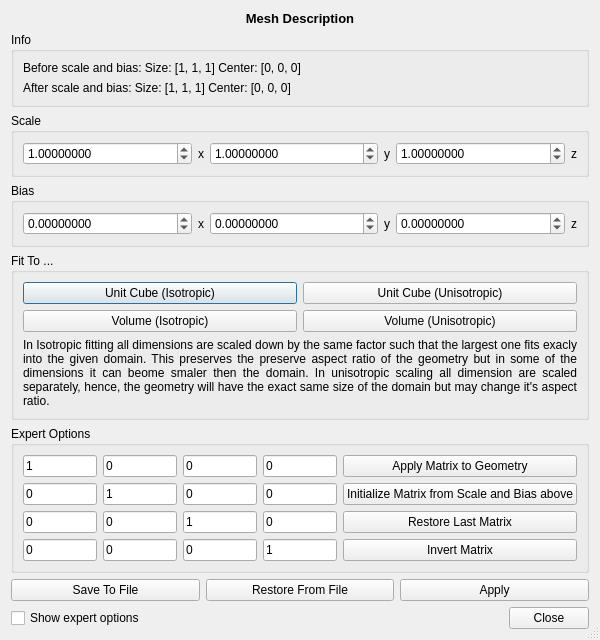
<?xml version="1.0" encoding="UTF-8"?>
<ui version="4.0">
 <class>ScaleAndBiasDlg</class>
 <widget class="QDialog" name="ScaleAndBiasDlg">
  <property name="windowModality">
   <enum>Qt::WindowModal</enum>
  </property>
  <property name="geometry">
   <rect>
    <x>0</x>
    <y>0</y>
    <width>457</width>
    <height>631</height>
   </rect>
  </property>
  <property name="contextMenuPolicy">
   <enum>Qt::DefaultContextMenu</enum>
  </property>
  <property name="windowTitle">
   <string>Mesh Transform</string>
  </property>
  <property name="sizeGripEnabled">
   <bool>true</bool>
  </property>
  <property name="modal">
   <bool>true</bool>
  </property>
  <layout class="QVBoxLayout" name="verticalLayout">
   <item>
    <widget class="QLabel" name="label_meshDesc">
     <property name="sizePolicy">
      <sizepolicy hsizetype="Preferred" vsizetype="Fixed">
       <horstretch>0</horstretch>
       <verstretch>0</verstretch>
      </sizepolicy>
     </property>
     <property name="font">
      <font>
       <pointsize>10</pointsize>
       <weight>75</weight>
       <bold>true</bold>
      </font>
     </property>
     <property name="text">
      <string>Mesh Description</string>
     </property>
     <property name="alignment">
      <set>Qt::AlignCenter</set>
     </property>
    </widget>
   </item>
   <item>
    <widget class="QGroupBox" name="groupBox_2">
     <property name="title">
      <string>Info</string>
     </property>
     <layout class="QVBoxLayout" name="verticalLayout_2">
      <item>
       <widget class="QLabel" name="label_currentDim">
        <property name="text">
         <string>Before scale and bias: Size: [1, 1, 1] Center: [0, 0, 0]</string>
        </property>
       </widget>
      </item>
      <item>
       <widget class="QLabel" name="label_targetDim">
        <property name="text">
         <string>After scale and bias: Size: [1, 1, 1] Center: [0, 0, 0]</string>
        </property>
       </widget>
      </item>
     </layout>
    </widget>
   </item>
   <item>
    <widget class="QGroupBox" name="groupBox_Scale">
     <property name="title">
      <string>Scale</string>
     </property>
     <layout class="QHBoxLayout" name="horizontalLayout">
      <item>
       <widget class="QDoubleSpinBox" name="doubleSpinBox_Sx">
        <property name="decimals">
         <number>8</number>
        </property>
        <property name="minimum">
         <double>-999999999.000000000000000</double>
        </property>
        <property name="maximum">
         <double>999999999.000000000000000</double>
        </property>
        <property name="value">
         <double>1.000000000000000</double>
        </property>
       </widget>
      </item>
      <item>
       <widget class="QLabel" name="label_7">
        <property name="sizePolicy">
         <sizepolicy hsizetype="Fixed" vsizetype="Preferred">
          <horstretch>0</horstretch>
          <verstretch>0</verstretch>
         </sizepolicy>
        </property>
        <property name="text">
         <string>x</string>
        </property>
       </widget>
      </item>
      <item>
       <widget class="QDoubleSpinBox" name="doubleSpinBox_Sy">
        <property name="decimals">
         <number>8</number>
        </property>
        <property name="minimum">
         <double>-999999999.000000000000000</double>
        </property>
        <property name="maximum">
         <double>999999999.000000000000000</double>
        </property>
        <property name="value">
         <double>1.000000000000000</double>
        </property>
       </widget>
      </item>
      <item>
       <widget class="QLabel" name="label_6">
        <property name="sizePolicy">
         <sizepolicy hsizetype="Fixed" vsizetype="Preferred">
          <horstretch>0</horstretch>
          <verstretch>0</verstretch>
         </sizepolicy>
        </property>
        <property name="text">
         <string>y</string>
        </property>
       </widget>
      </item>
      <item>
       <widget class="QDoubleSpinBox" name="doubleSpinBox_Sz">
        <property name="decimals">
         <number>8</number>
        </property>
        <property name="minimum">
         <double>-999999999.000000000000000</double>
        </property>
        <property name="maximum">
         <double>999999999.000000000000000</double>
        </property>
        <property name="value">
         <double>1.000000000000000</double>
        </property>
       </widget>
      </item>
      <item>
       <widget class="QLabel" name="label_8">
        <property name="sizePolicy">
         <sizepolicy hsizetype="Fixed" vsizetype="Preferred">
          <horstretch>0</horstretch>
          <verstretch>0</verstretch>
         </sizepolicy>
        </property>
        <property name="text">
         <string>z</string>
        </property>
       </widget>
      </item>
     </layout>
    </widget>
   </item>
   <item>
    <widget class="QGroupBox" name="groupBox">
     <property name="title">
      <string>Bias</string>
     </property>
     <layout class="QHBoxLayout" name="horizontalLayout_2">
      <item>
       <widget class="QDoubleSpinBox" name="doubleSpinBox_Bx">
        <property name="decimals">
         <number>8</number>
        </property>
        <property name="minimum">
         <double>-999999999.000000000000000</double>
        </property>
        <property name="maximum">
         <double>999999999.000000000000000</double>
        </property>
        <property name="value">
         <double>0.000000000000000</double>
        </property>
       </widget>
      </item>
      <item>
       <widget class="QLabel" name="label_4">
        <property name="sizePolicy">
         <sizepolicy hsizetype="Fixed" vsizetype="Preferred">
          <horstretch>0</horstretch>
          <verstretch>0</verstretch>
         </sizepolicy>
        </property>
        <property name="text">
         <string>x</string>
        </property>
       </widget>
      </item>
      <item>
       <widget class="QDoubleSpinBox" name="doubleSpinBox_By">
        <property name="decimals">
         <number>8</number>
        </property>
        <property name="minimum">
         <double>-999999999.000000000000000</double>
        </property>
        <property name="maximum">
         <double>999999999.000000000000000</double>
        </property>
        <property name="value">
         <double>0.000000000000000</double>
        </property>
       </widget>
      </item>
      <item>
       <widget class="QLabel" name="label_5">
        <property name="sizePolicy">
         <sizepolicy hsizetype="Fixed" vsizetype="Preferred">
          <horstretch>0</horstretch>
          <verstretch>0</verstretch>
         </sizepolicy>
        </property>
        <property name="text">
         <string>y</string>
        </property>
       </widget>
      </item>
      <item>
       <widget class="QDoubleSpinBox" name="doubleSpinBox_Bz">
        <property name="decimals">
         <number>8</number>
        </property>
        <property name="minimum">
         <double>-999999999.000000000000000</double>
        </property>
        <property name="maximum">
         <double>999999999.000000000000000</double>
        </property>
        <property name="value">
         <double>0.000000000000000</double>
        </property>
       </widget>
      </item>
      <item>
       <widget class="QLabel" name="label_3">
        <property name="sizePolicy">
         <sizepolicy hsizetype="Fixed" vsizetype="Preferred">
          <horstretch>0</horstretch>
          <verstretch>0</verstretch>
         </sizepolicy>
        </property>
        <property name="text">
         <string>z</string>
        </property>
       </widget>
      </item>
     </layout>
    </widget>
   </item>
   <item>
    <widget class="QGroupBox" name="groupBox_Fit">
     <property name="title">
      <string>Fit To ...</string>
     </property>
     <layout class="QVBoxLayout" name="verticalLayout_3">
      <item>
       <widget class="QFrame" name="frame_4">
        <property name="frameShape">
         <enum>QFrame::NoFrame</enum>
        </property>
        <property name="frameShadow">
         <enum>QFrame::Raised</enum>
        </property>
        <property name="lineWidth">
         <number>0</number>
        </property>
        <layout class="QHBoxLayout" name="horizontalLayout_5">
         <property name="margin">
          <number>0</number>
         </property>
         <item>
          <widget class="QPushButton" name="pushButton_ScalToFit1">
           <property name="text">
            <string>Unit Cube (Isotropic)</string>
           </property>
          </widget>
         </item>
         <item>
          <widget class="QPushButton" name="pushButton_ScalToFit2">
           <property name="text">
            <string>Unit Cube (Unisotropic)</string>
           </property>
          </widget>
         </item>
        </layout>
       </widget>
      </item>
      <item>
       <widget class="QFrame" name="frame_3">
        <property name="frameShape">
         <enum>QFrame::NoFrame</enum>
        </property>
        <property name="frameShadow">
         <enum>QFrame::Raised</enum>
        </property>
        <property name="lineWidth">
         <number>0</number>
        </property>
        <layout class="QHBoxLayout" name="horizontalLayout_6">
         <property name="margin">
          <number>0</number>
         </property>
         <item>
          <widget class="QPushButton" name="pushButton_ScaleToFit3">
           <property name="text">
            <string>Volume (Isotropic)</string>
           </property>
          </widget>
         </item>
         <item>
          <widget class="QPushButton" name="pushButton_ScaleToFit4">
           <property name="text">
            <string>Volume (Unisotropic)</string>
           </property>
          </widget>
         </item>
        </layout>
       </widget>
      </item>
      <item>
       <widget class="QLabel" name="label_fittingExplanation">
        <property name="sizePolicy">
         <sizepolicy hsizetype="Minimum" vsizetype="Minimum">
          <horstretch>0</horstretch>
          <verstretch>0</verstretch>
         </sizepolicy>
        </property>
        <property name="text">
         <string>In Isotropic fitting all dimensions are scaled down by the same factor such that the largest one fits exacly into the given domain. This preserves the preserve aspect ratio of the geometry but in some of the dimensions it can beome smaler then the domain. In unisotropic scaling all dimension are scaled separately, hence, the geometry will have the exact same size of the domain but may change it's aspect ratio.</string>
        </property>
        <property name="alignment">
         <set>Qt::AlignJustify|Qt::AlignVCenter</set>
        </property>
        <property name="wordWrap">
         <bool>true</bool>
        </property>
       </widget>
      </item>
     </layout>
    </widget>
   </item>
   <item>
    <widget class="QGroupBox" name="groupBox_Expert">
     <property name="title">
      <string>Expert Options</string>
     </property>
     <layout class="QHBoxLayout" name="horizontalLayout_3">
      <item>
       <widget class="QFrame" name="frame">
        <property name="sizePolicy">
         <sizepolicy hsizetype="Minimum" vsizetype="Minimum">
          <horstretch>0</horstretch>
          <verstretch>0</verstretch>
         </sizepolicy>
        </property>
        <property name="minimumSize">
         <size>
          <width>50</width>
          <height>0</height>
         </size>
        </property>
        <property name="frameShape">
         <enum>QFrame::NoFrame</enum>
        </property>
        <property name="frameShadow">
         <enum>QFrame::Raised</enum>
        </property>
        <property name="lineWidth">
         <number>0</number>
        </property>
        <layout class="QGridLayout" name="gridLayout">
         <property name="margin">
          <number>0</number>
         </property>
         <item row="1" column="0">
          <widget class="QLineEdit" name="lineEdit_m12">
           <property name="sizePolicy">
            <sizepolicy hsizetype="Minimum" vsizetype="Fixed">
             <horstretch>0</horstretch>
             <verstretch>0</verstretch>
            </sizepolicy>
           </property>
           <property name="minimumSize">
            <size>
             <width>20</width>
             <height>0</height>
            </size>
           </property>
           <property name="text">
            <string>0</string>
           </property>
          </widget>
         </item>
         <item row="2" column="0">
          <widget class="QLineEdit" name="lineEdit_m13">
           <property name="sizePolicy">
            <sizepolicy hsizetype="Minimum" vsizetype="Fixed">
             <horstretch>0</horstretch>
             <verstretch>0</verstretch>
            </sizepolicy>
           </property>
           <property name="minimumSize">
            <size>
             <width>20</width>
             <height>0</height>
            </size>
           </property>
           <property name="text">
            <string>0</string>
           </property>
          </widget>
         </item>
         <item row="3" column="0">
          <widget class="QLineEdit" name="lineEdit_m14">
           <property name="sizePolicy">
            <sizepolicy hsizetype="Minimum" vsizetype="Fixed">
             <horstretch>0</horstretch>
             <verstretch>0</verstretch>
            </sizepolicy>
           </property>
           <property name="minimumSize">
            <size>
             <width>20</width>
             <height>0</height>
            </size>
           </property>
           <property name="text">
            <string>0</string>
           </property>
          </widget>
         </item>
         <item row="0" column="0">
          <widget class="QLineEdit" name="lineEdit_m11">
           <property name="sizePolicy">
            <sizepolicy hsizetype="Minimum" vsizetype="Fixed">
             <horstretch>0</horstretch>
             <verstretch>0</verstretch>
            </sizepolicy>
           </property>
           <property name="minimumSize">
            <size>
             <width>20</width>
             <height>0</height>
            </size>
           </property>
           <property name="text">
            <string>1</string>
           </property>
          </widget>
         </item>
         <item row="1" column="1">
          <widget class="QLineEdit" name="lineEdit_m22">
           <property name="sizePolicy">
            <sizepolicy hsizetype="Minimum" vsizetype="Fixed">
             <horstretch>0</horstretch>
             <verstretch>0</verstretch>
            </sizepolicy>
           </property>
           <property name="minimumSize">
            <size>
             <width>20</width>
             <height>0</height>
            </size>
           </property>
           <property name="text">
            <string>1</string>
           </property>
          </widget>
         </item>
         <item row="1" column="2">
          <widget class="QLineEdit" name="lineEdit_m32">
           <property name="sizePolicy">
            <sizepolicy hsizetype="Minimum" vsizetype="Fixed">
             <horstretch>0</horstretch>
             <verstretch>0</verstretch>
            </sizepolicy>
           </property>
           <property name="minimumSize">
            <size>
             <width>20</width>
             <height>0</height>
            </size>
           </property>
           <property name="text">
            <string>0</string>
           </property>
          </widget>
         </item>
         <item row="1" column="3">
          <widget class="QLineEdit" name="lineEdit_m42">
           <property name="sizePolicy">
            <sizepolicy hsizetype="Minimum" vsizetype="Fixed">
             <horstretch>0</horstretch>
             <verstretch>0</verstretch>
            </sizepolicy>
           </property>
           <property name="minimumSize">
            <size>
             <width>20</width>
             <height>0</height>
            </size>
           </property>
           <property name="inputMask">
            <string/>
           </property>
           <property name="text">
            <string>0</string>
           </property>
          </widget>
         </item>
         <item row="0" column="1">
          <widget class="QLineEdit" name="lineEdit_m21">
           <property name="sizePolicy">
            <sizepolicy hsizetype="Minimum" vsizetype="Fixed">
             <horstretch>0</horstretch>
             <verstretch>0</verstretch>
            </sizepolicy>
           </property>
           <property name="minimumSize">
            <size>
             <width>20</width>
             <height>0</height>
            </size>
           </property>
           <property name="text">
            <string>0</string>
           </property>
          </widget>
         </item>
         <item row="2" column="1">
          <widget class="QLineEdit" name="lineEdit_m23">
           <property name="sizePolicy">
            <sizepolicy hsizetype="Minimum" vsizetype="Fixed">
             <horstretch>0</horstretch>
             <verstretch>0</verstretch>
            </sizepolicy>
           </property>
           <property name="minimumSize">
            <size>
             <width>20</width>
             <height>0</height>
            </size>
           </property>
           <property name="text">
            <string>0</string>
           </property>
          </widget>
         </item>
         <item row="3" column="1">
          <widget class="QLineEdit" name="lineEdit_m24">
           <property name="sizePolicy">
            <sizepolicy hsizetype="Minimum" vsizetype="Fixed">
             <horstretch>0</horstretch>
             <verstretch>0</verstretch>
            </sizepolicy>
           </property>
           <property name="minimumSize">
            <size>
             <width>20</width>
             <height>0</height>
            </size>
           </property>
           <property name="text">
            <string>0</string>
           </property>
          </widget>
         </item>
         <item row="0" column="2">
          <widget class="QLineEdit" name="lineEdit_m31">
           <property name="sizePolicy">
            <sizepolicy hsizetype="Minimum" vsizetype="Fixed">
             <horstretch>0</horstretch>
             <verstretch>0</verstretch>
            </sizepolicy>
           </property>
           <property name="minimumSize">
            <size>
             <width>20</width>
             <height>0</height>
            </size>
           </property>
           <property name="text">
            <string>0</string>
           </property>
          </widget>
         </item>
         <item row="2" column="2">
          <widget class="QLineEdit" name="lineEdit_m33">
           <property name="sizePolicy">
            <sizepolicy hsizetype="Minimum" vsizetype="Fixed">
             <horstretch>0</horstretch>
             <verstretch>0</verstretch>
            </sizepolicy>
           </property>
           <property name="minimumSize">
            <size>
             <width>20</width>
             <height>0</height>
            </size>
           </property>
           <property name="text">
            <string>1</string>
           </property>
          </widget>
         </item>
         <item row="3" column="2">
          <widget class="QLineEdit" name="lineEdit_m34">
           <property name="sizePolicy">
            <sizepolicy hsizetype="Minimum" vsizetype="Fixed">
             <horstretch>0</horstretch>
             <verstretch>0</verstretch>
            </sizepolicy>
           </property>
           <property name="minimumSize">
            <size>
             <width>20</width>
             <height>0</height>
            </size>
           </property>
           <property name="text">
            <string>0</string>
           </property>
          </widget>
         </item>
         <item row="0" column="3">
          <widget class="QLineEdit" name="lineEdit_m41">
           <property name="sizePolicy">
            <sizepolicy hsizetype="Minimum" vsizetype="Fixed">
             <horstretch>0</horstretch>
             <verstretch>0</verstretch>
            </sizepolicy>
           </property>
           <property name="minimumSize">
            <size>
             <width>20</width>
             <height>0</height>
            </size>
           </property>
           <property name="text">
            <string>0</string>
           </property>
          </widget>
         </item>
         <item row="2" column="3">
          <widget class="QLineEdit" name="lineEdit_m43">
           <property name="sizePolicy">
            <sizepolicy hsizetype="Minimum" vsizetype="Fixed">
             <horstretch>0</horstretch>
             <verstretch>0</verstretch>
            </sizepolicy>
           </property>
           <property name="minimumSize">
            <size>
             <width>20</width>
             <height>0</height>
            </size>
           </property>
           <property name="inputMask">
            <string/>
           </property>
           <property name="text">
            <string>0</string>
           </property>
          </widget>
         </item>
         <item row="3" column="3">
          <widget class="QLineEdit" name="lineEdit_m44">
           <property name="sizePolicy">
            <sizepolicy hsizetype="Minimum" vsizetype="Fixed">
             <horstretch>0</horstretch>
             <verstretch>0</verstretch>
            </sizepolicy>
           </property>
           <property name="minimumSize">
            <size>
             <width>20</width>
             <height>0</height>
            </size>
           </property>
           <property name="text">
            <string>1</string>
           </property>
          </widget>
         </item>
        </layout>
       </widget>
      </item>
      <item>
       <spacer name="horizontalSpacer">
        <property name="orientation">
         <enum>Qt::Horizontal</enum>
        </property>
        <property name="sizeHint" stdset="0">
         <size>
          <width>40</width>
          <height>20</height>
         </size>
        </property>
       </spacer>
      </item>
      <item>
       <widget class="QFrame" name="frame_2">
        <property name="frameShape">
         <enum>QFrame::NoFrame</enum>
        </property>
        <property name="frameShadow">
         <enum>QFrame::Raised</enum>
        </property>
        <property name="lineWidth">
         <number>0</number>
        </property>
        <layout class="QVBoxLayout" name="verticalLayout_4">
         <property name="margin">
          <number>0</number>
         </property>
         <item>
          <widget class="QPushButton" name="pushButton_ApplyExpertMatrix">
           <property name="text">
            <string>Apply Matrix to Geometry</string>
           </property>
          </widget>
         </item>
         <item>
          <widget class="QPushButton" name="pushButton_CopyFromAbove">
           <property name="text">
            <string>Initialize Matrix from Scale and Bias above</string>
           </property>
          </widget>
         </item>
         <item>
          <spacer name="verticalSpacer">
           <property name="orientation">
            <enum>Qt::Vertical</enum>
           </property>
           <property name="sizeHint" stdset="0">
            <size>
             <width>20</width>
             <height>40</height>
            </size>
           </property>
          </spacer>
         </item>
         <item>
          <widget class="QPushButton" name="pushButtonRestoreLast">
           <property name="text">
            <string>Restore Last Matrix</string>
           </property>
          </widget>
         </item>
         <item>
          <widget class="QPushButton" name="pushButtonInvert">
           <property name="text">
            <string>Invert Matrix</string>
           </property>
          </widget>
         </item>
        </layout>
       </widget>
      </item>
     </layout>
    </widget>
   </item>
   <item>
    <widget class="QFrame" name="frame_5">
     <property name="frameShape">
      <enum>QFrame::NoFrame</enum>
     </property>
     <property name="frameShadow">
      <enum>QFrame::Raised</enum>
     </property>
     <property name="lineWidth">
      <number>0</number>
     </property>
     <layout class="QHBoxLayout" name="horizontalLayout_4">
      <property name="margin">
       <number>0</number>
      </property>
      <item>
       <widget class="QPushButton" name="pushButton_Save">
        <property name="text">
         <string>Save To File</string>
        </property>
       </widget>
      </item>
      <item>
       <widget class="QPushButton" name="pushButton_Restore">
        <property name="text">
         <string>Restore From File</string>
        </property>
       </widget>
      </item>
      <item>
       <widget class="QPushButton" name="pushButton_apply">
        <property name="text">
         <string>Apply</string>
        </property>
       </widget>
      </item>
     </layout>
    </widget>
   </item>
   <item>
    <widget class="QFrame" name="frame_6">
     <property name="frameShape">
      <enum>QFrame::NoFrame</enum>
     </property>
     <property name="frameShadow">
      <enum>QFrame::Raised</enum>
     </property>
     <layout class="QHBoxLayout" name="horizontalLayout_7">
      <property name="margin">
       <number>0</number>
      </property>
      <item>
       <widget class="QCheckBox" name="checkBoxShowExpert">
        <property name="text">
         <string>Show expert options</string>
        </property>
       </widget>
      </item>
      <item>
       <spacer name="horizontalSpacer_2">
        <property name="orientation">
         <enum>Qt::Horizontal</enum>
        </property>
        <property name="sizeHint" stdset="0">
         <size>
          <width>40</width>
          <height>20</height>
         </size>
        </property>
       </spacer>
      </item>
      <item>
       <widget class="QPushButton" name="pushButton_close">
        <property name="text">
         <string>Close</string>
        </property>
       </widget>
      </item>
     </layout>
    </widget>
   </item>
  </layout>
 </widget>
 <resources/>
 <connections>
  <connection>
   <sender>pushButton_ScalToFit1</sender>
   <signal>clicked()</signal>
   <receiver>ScaleAndBiasDlg</receiver>
   <slot>ScaleIsotropic()</slot>
   <hints>
    <hint type="sourcelabel">
     <x>84</x>
     <y>265</y>
    </hint>
    <hint type="destinationlabel">
     <x>4</x>
     <y>137</y>
    </hint>
   </hints>
  </connection>
  <connection>
   <sender>pushButton_ScalToFit2</sender>
   <signal>clicked()</signal>
   <receiver>ScaleAndBiasDlg</receiver>
   <slot>ScaleUnisotropic()</slot>
   <hints>
    <hint type="sourcelabel">
     <x>419</x>
     <y>265</y>
    </hint>
    <hint type="destinationlabel">
     <x>2</x>
     <y>164</y>
    </hint>
   </hints>
  </connection>
  <connection>
   <sender>doubleSpinBox_Sx</sender>
   <signal>valueChanged(QString)</signal>
   <receiver>ScaleAndBiasDlg</receiver>
   <slot>ValuesChanged()</slot>
   <hints>
    <hint type="sourcelabel">
     <x>108</x>
     <y>132</y>
    </hint>
    <hint type="destinationlabel">
     <x>444</x>
     <y>3</y>
    </hint>
   </hints>
  </connection>
  <connection>
   <sender>doubleSpinBox_Sy</sender>
   <signal>valueChanged(double)</signal>
   <receiver>ScaleAndBiasDlg</receiver>
   <slot>ValuesChanged()</slot>
   <hints>
    <hint type="sourcelabel">
     <x>242</x>
     <y>132</y>
    </hint>
    <hint type="destinationlabel">
     <x>456</x>
     <y>27</y>
    </hint>
   </hints>
  </connection>
  <connection>
   <sender>doubleSpinBox_Sz</sender>
   <signal>valueChanged(double)</signal>
   <receiver>ScaleAndBiasDlg</receiver>
   <slot>ValuesChanged()</slot>
   <hints>
    <hint type="sourcelabel">
     <x>392</x>
     <y>130</y>
    </hint>
    <hint type="destinationlabel">
     <x>456</x>
     <y>50</y>
    </hint>
   </hints>
  </connection>
  <connection>
   <sender>doubleSpinBox_Bx</sender>
   <signal>valueChanged(double)</signal>
   <receiver>ScaleAndBiasDlg</receiver>
   <slot>ValuesChanged()</slot>
   <hints>
    <hint type="sourcelabel">
     <x>92</x>
     <y>190</y>
    </hint>
    <hint type="destinationlabel">
     <x>456</x>
     <y>77</y>
    </hint>
   </hints>
  </connection>
  <connection>
   <sender>doubleSpinBox_By</sender>
   <signal>valueChanged(double)</signal>
   <receiver>ScaleAndBiasDlg</receiver>
   <slot>ValuesChanged()</slot>
   <hints>
    <hint type="sourcelabel">
     <x>253</x>
     <y>190</y>
    </hint>
    <hint type="destinationlabel">
     <x>456</x>
     <y>105</y>
    </hint>
   </hints>
  </connection>
  <connection>
   <sender>doubleSpinBox_Bz</sender>
   <signal>valueChanged(double)</signal>
   <receiver>ScaleAndBiasDlg</receiver>
   <slot>ValuesChanged()</slot>
   <hints>
    <hint type="sourcelabel">
     <x>426</x>
     <y>203</y>
    </hint>
    <hint type="destinationlabel">
     <x>456</x>
     <y>133</y>
    </hint>
   </hints>
  </connection>
  <connection>
   <sender>pushButton_ApplyExpertMatrix</sender>
   <signal>clicked()</signal>
   <receiver>ScaleAndBiasDlg</receiver>
   <slot>ApplyExpertMatrix()</slot>
   <hints>
    <hint type="sourcelabel">
     <x>292</x>
     <y>413</y>
    </hint>
    <hint type="destinationlabel">
     <x>215</x>
     <y>378</y>
    </hint>
   </hints>
  </connection>
  <connection>
   <sender>pushButton_CopyFromAbove</sender>
   <signal>clicked()</signal>
   <receiver>ScaleAndBiasDlg</receiver>
   <slot>CopyScaleAndBias()</slot>
   <hints>
    <hint type="sourcelabel">
     <x>347</x>
     <y>445</y>
    </hint>
    <hint type="destinationlabel">
     <x>305</x>
     <y>377</y>
    </hint>
   </hints>
  </connection>
  <connection>
   <sender>checkBoxShowExpert</sender>
   <signal>clicked()</signal>
   <receiver>ScaleAndBiasDlg</receiver>
   <slot>ToggleExpertView()</slot>
   <hints>
    <hint type="sourcelabel">
     <x>58</x>
     <y>608</y>
    </hint>
    <hint type="destinationlabel">
     <x>3</x>
     <y>400</y>
    </hint>
   </hints>
  </connection>
  <connection>
   <sender>pushButtonInvert</sender>
   <signal>clicked()</signal>
   <receiver>ScaleAndBiasDlg</receiver>
   <slot>InvertMatrix()</slot>
   <hints>
    <hint type="sourcelabel">
     <x>265</x>
     <y>550</y>
    </hint>
    <hint type="destinationlabel">
     <x>383</x>
     <y>378</y>
    </hint>
   </hints>
  </connection>
  <connection>
   <sender>pushButtonRestoreLast</sender>
   <signal>clicked()</signal>
   <receiver>ScaleAndBiasDlg</receiver>
   <slot>RestoreLast()</slot>
   <hints>
    <hint type="sourcelabel">
     <x>264</x>
     <y>511</y>
    </hint>
    <hint type="destinationlabel">
     <x>61</x>
     <y>377</y>
    </hint>
   </hints>
  </connection>
  <connection>
   <sender>pushButton_ScaleToFit3</sender>
   <signal>clicked()</signal>
   <receiver>ScaleAndBiasDlg</receiver>
   <slot>ScaleIsotropicVol()</slot>
   <hints>
    <hint type="sourcelabel">
     <x>195</x>
     <y>280</y>
    </hint>
    <hint type="destinationlabel">
     <x>6</x>
     <y>280</y>
    </hint>
   </hints>
  </connection>
  <connection>
   <sender>pushButton_ScaleToFit4</sender>
   <signal>clicked()</signal>
   <receiver>ScaleAndBiasDlg</receiver>
   <slot>ScaleUnisotropicVol()</slot>
   <hints>
    <hint type="sourcelabel">
     <x>339</x>
     <y>282</y>
    </hint>
    <hint type="destinationlabel">
     <x>452</x>
     <y>292</y>
    </hint>
   </hints>
  </connection>
  <connection>
   <sender>pushButton_Save</sender>
   <signal>clicked()</signal>
   <receiver>ScaleAndBiasDlg</receiver>
   <slot>Save()</slot>
   <hints>
    <hint type="sourcelabel">
     <x>150</x>
     <y>572</y>
    </hint>
    <hint type="destinationlabel">
     <x>7</x>
     <y>312</y>
    </hint>
   </hints>
  </connection>
  <connection>
   <sender>pushButton_Restore</sender>
   <signal>clicked()</signal>
   <receiver>ScaleAndBiasDlg</receiver>
   <slot>Restore()</slot>
   <hints>
    <hint type="sourcelabel">
     <x>299</x>
     <y>585</y>
    </hint>
    <hint type="destinationlabel">
     <x>5</x>
     <y>442</y>
    </hint>
   </hints>
  </connection>
  <connection>
   <sender>pushButton_apply</sender>
   <signal>clicked()</signal>
   <receiver>ScaleAndBiasDlg</receiver>
   <slot>Apply()</slot>
   <hints>
    <hint type="sourcelabel">
     <x>362</x>
     <y>582</y>
    </hint>
    <hint type="destinationlabel">
     <x>3</x>
     <y>592</y>
    </hint>
   </hints>
  </connection>
  <connection>
   <sender>pushButton_close</sender>
   <signal>clicked()</signal>
   <receiver>ScaleAndBiasDlg</receiver>
   <slot>close()</slot>
   <hints>
    <hint type="sourcelabel">
     <x>414</x>
     <y>608</y>
    </hint>
    <hint type="destinationlabel">
     <x>454</x>
     <y>538</y>
    </hint>
   </hints>
  </connection>
 </connections>
 <slots>
  <slot>ScaleIsotropic()</slot>
  <slot>ScaleUnisotropic()</slot>
  <slot>ValuesChanged()</slot>
  <slot>ApplyExpertMatrix()</slot>
  <slot>CopyScaleAndBias()</slot>
  <slot>ToggleExpertView()</slot>
  <slot>InvertMatrix()</slot>
  <slot>RestoreLast()</slot>
  <slot>ScaleIsotropicVol()</slot>
  <slot>ScaleUnisotropicVol()</slot>
  <slot>Save()</slot>
  <slot>Restore()</slot>
  <slot>Apply()</slot>
 </slots>
</ui>
